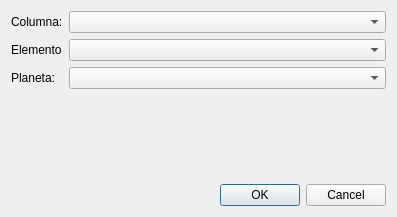
<?xml version="1.0" encoding="UTF-8"?>
<ui version="4.0">
 <class>signsDialog</class>
 <widget class="QDialog" name="signsDialog">
  <property name="geometry">
   <rect>
    <x>0</x>
    <y>0</y>
    <width>397</width>
    <height>217</height>
   </rect>
  </property>
  <property name="windowTitle">
   <string>Dialog</string>
  </property>
  <layout class="QVBoxLayout" name="verticalLayout">
   <item>
    <layout class="QFormLayout" name="formLayout">
     <item row="0" column="0">
      <widget class="QLabel" name="columnaLabel">
       <property name="text">
        <string>Columna:</string>
       </property>
      </widget>
     </item>
     <item row="0" column="1">
      <widget class="QComboBox" name="columnaComboBox"/>
     </item>
     <item row="1" column="0">
      <widget class="QLabel" name="elementoLabel">
       <property name="text">
        <string>Elemento</string>
       </property>
      </widget>
     </item>
     <item row="1" column="1">
      <widget class="QComboBox" name="elementoComboBox"/>
     </item>
     <item row="2" column="0">
      <widget class="QLabel" name="planetaLabel">
       <property name="text">
        <string>Planeta:</string>
       </property>
      </widget>
     </item>
     <item row="2" column="1">
      <widget class="QComboBox" name="planetComboBox"/>
     </item>
    </layout>
   </item>
   <item>
    <widget class="QDialogButtonBox" name="buttonBox">
     <property name="orientation">
      <enum>Qt::Horizontal</enum>
     </property>
     <property name="standardButtons">
      <set>QDialogButtonBox::Cancel|QDialogButtonBox::Ok</set>
     </property>
    </widget>
   </item>
  </layout>
 </widget>
 <resources/>
 <connections>
  <connection>
   <sender>buttonBox</sender>
   <signal>accepted()</signal>
   <receiver>signsDialog</receiver>
   <slot>accept()</slot>
   <hints>
    <hint type="sourcelabel">
     <x>248</x>
     <y>254</y>
    </hint>
    <hint type="destinationlabel">
     <x>157</x>
     <y>274</y>
    </hint>
   </hints>
  </connection>
  <connection>
   <sender>buttonBox</sender>
   <signal>rejected()</signal>
   <receiver>signsDialog</receiver>
   <slot>reject()</slot>
   <hints>
    <hint type="sourcelabel">
     <x>316</x>
     <y>260</y>
    </hint>
    <hint type="destinationlabel">
     <x>286</x>
     <y>274</y>
    </hint>
   </hints>
  </connection>
 </connections>
</ui>
